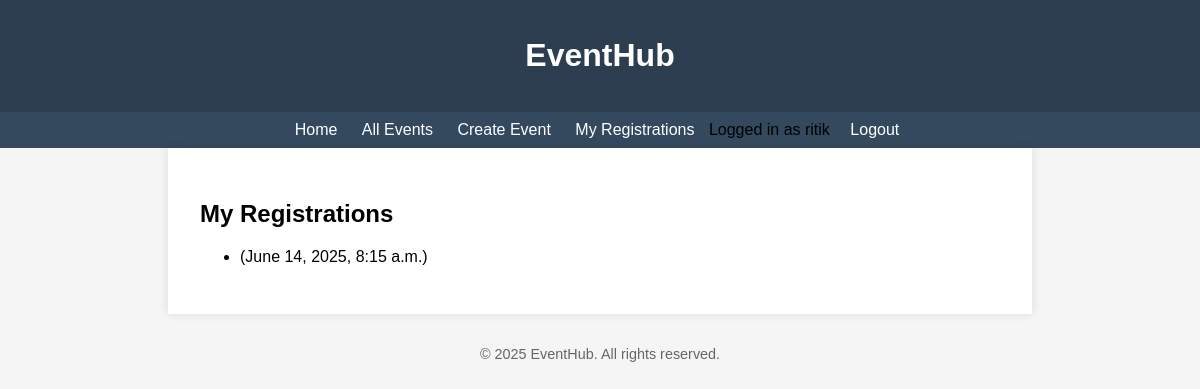
The page /events/my-registrations/ (signed in) on the database as committed earlier.
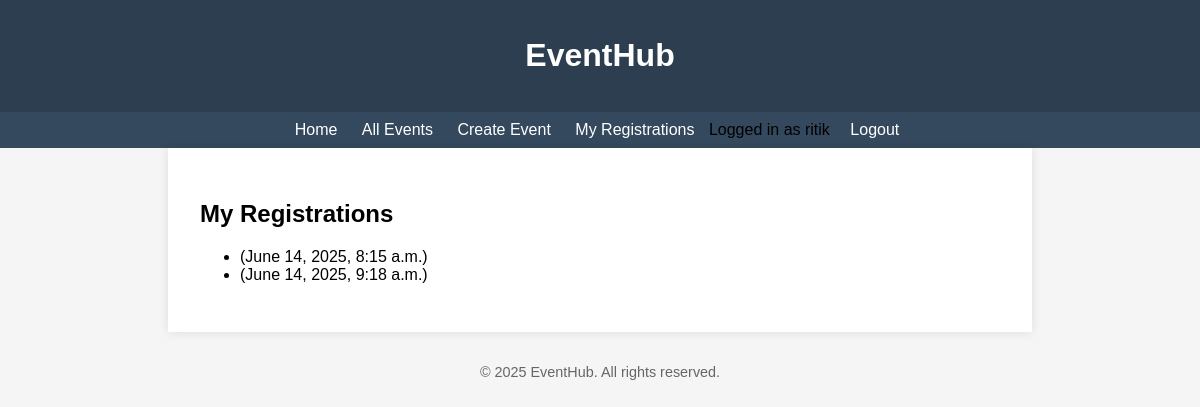
The same page on the database as committed later.
### event/models.py (models this page shows)
class Registration(models.Model):
    user = models.ForeignKey(User, on_delete=models.CASCADE)
    event = models.ForeignKey(Event, on_delete=models.CASCADE)
    registered_at = models.DateTimeField(auto_now_add=True)
    class Meta:
        unique_together = ('user', 'event')

### event/views.py (the view)
# urls.py: path('events/my-registrations/', MyRegistrationsView.as_view(), name='my-registrations'),
class MyRegistrationsView(LoginRequiredMixin, View):
    def get(self, request):
        registrations = Registration.objects.filter(user=request.user)
        return render(request, 'events/my_registrations.html', {'registrations': registrations})

### templates/events/my_registrations.html (shortened to what this page needs)
{% extends 'base.html' %}
{% block content %}
<h2>My Registrations</h2>
<ul>
    {% for reg in registrations %}
    <li>{{ reg.event_title }} ({{ reg.registered_at }})</li>
    {% endfor %}
</ul>
{% endblock %}

Rows that differ between the two databases and show on the page:
added Registration: registered_at "June 14, 2025, 9:18 a.m."
